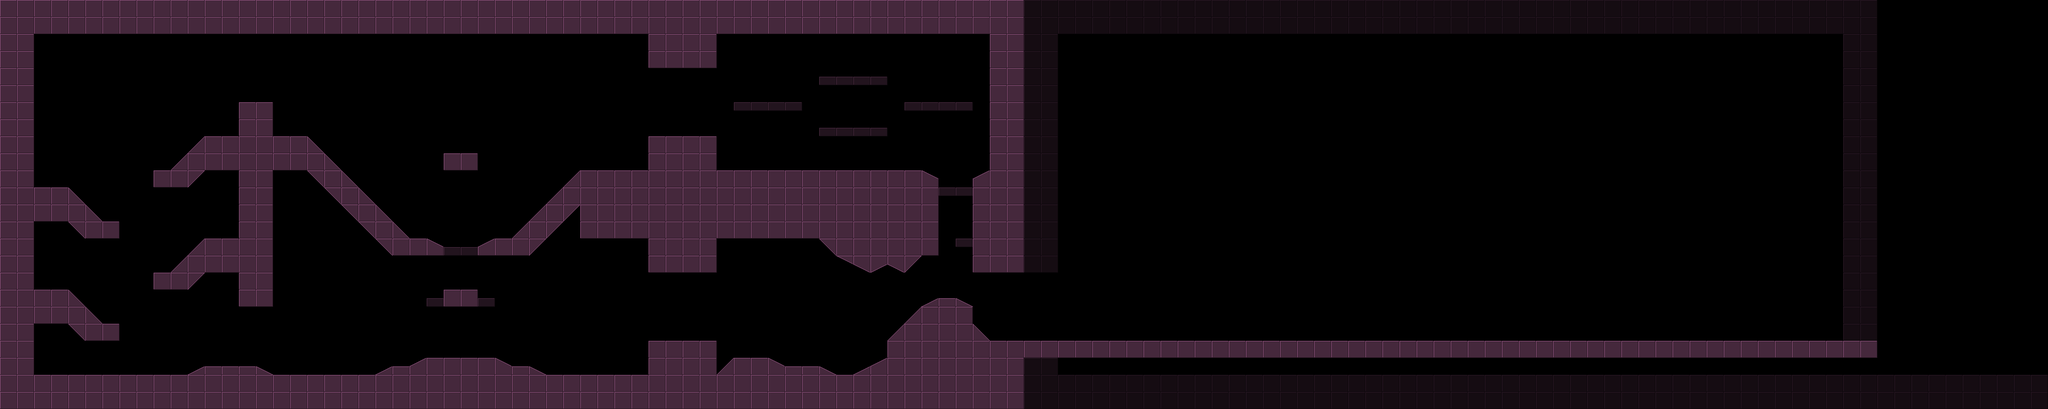

A 2D game scene composited from a Tiled map and its tileset images. What follows is a short description and the map's XML, with each tile layer's data collapsed to a summary:
An orthogonal 120x24 tile map with 32x32 px tiles, 3 tile layers (OneWayPlatform, Level, Infinite Area).

<map version="1.5" tiledversion="1.7.1" orientation="orthogonal" renderorder="right-down" width="120" height="24" tilewidth="32" tileheight="32" infinite="0" nextlayerid="7" nextobjectid="1">
 <editorsettings>
  <chunksize width="32" height="32" />
 </editorsettings>
 <tileset firstgid="1" source="Debug.tsx" />
 <layer id="4" name="OneWayPlatform" width="120" height="24" opacity="0.5">
  <data>[2880 cells, 23 non-empty, 2 distinct tile ids]</data>
 </layer>
 <layer id="1" name="Level" width="120" height="24">
  <data>[2880 cells, 649 non-empty, 13 distinct tile ids]</data>
 </layer>
 <layer id="6" name="Infinite Area" width="120" height="24" opacity="0.3">
  <data>[2880 cells, 288 non-empty, 1 distinct tile ids]</data>
 </layer>
</map>